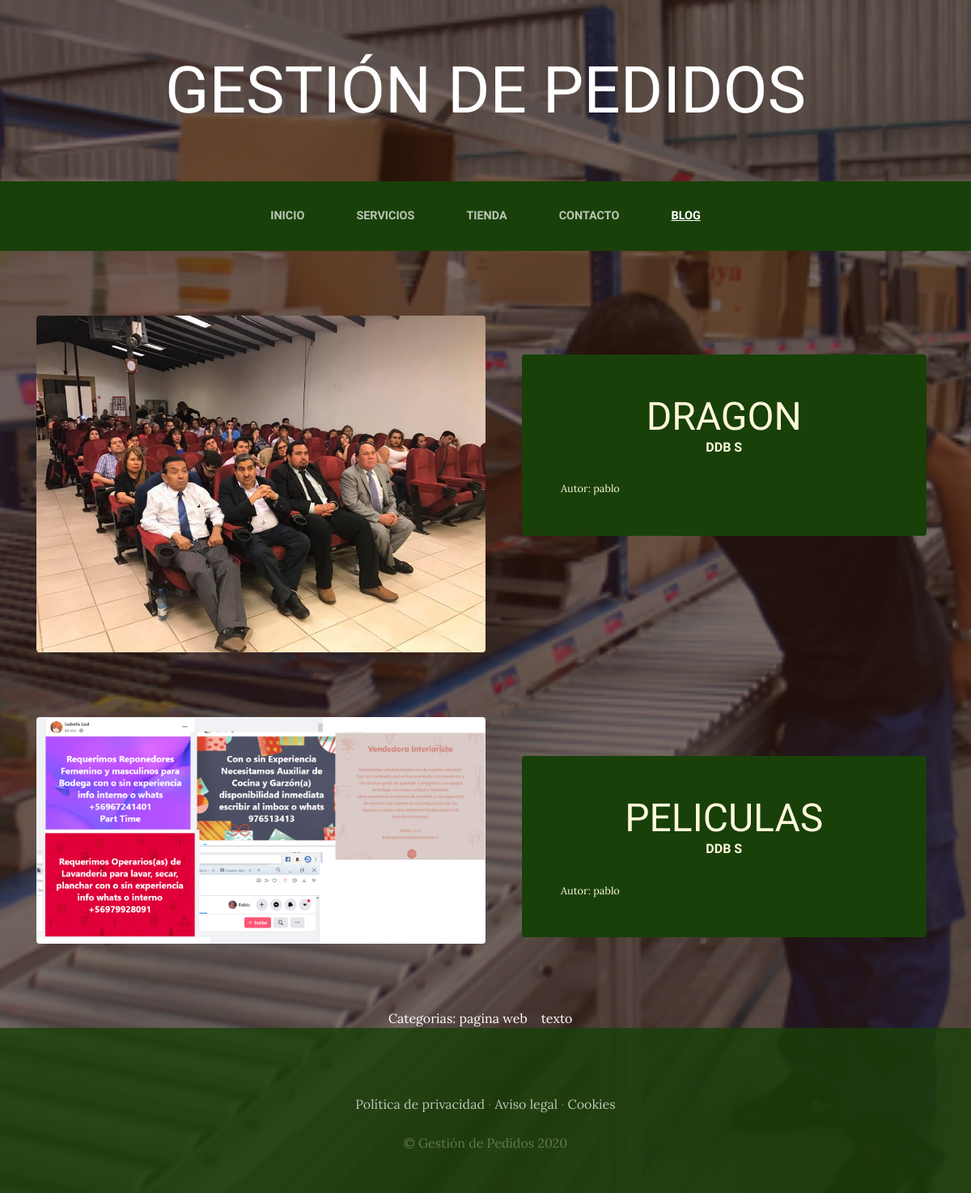
Screenshot of /blog/ with the database file from the repository.
### blog/models.py (models this page shows, shortened)
class Post(models.Model):
    titulo=models.CharField(max_length=50)
    contenido=models.CharField(max_length=50)
    imagen=models.ImageField(upload_to="blog", null=True, blank=True)
    autor=models.ForeignKey(User, on_delete=models.CASCADE)
    categorias=models.ManyToManyField(Categoria)
    created=models.DateTimeField(auto_now_add=True)
    update=models.DateTimeField(auto_now_add=True)
    class Meta:
        verbose_name='post'
        verbose_name_plural='posts'

class Categoria(models.Model):
    nombre=models.CharField(max_length=50)
    created=models.DateTimeField(auto_now_add=True)
    update=models.DateTimeField(auto_now_add=True)
    class Meta:
        verbose_name='categoria'
        verbose_name_plural='categorias'

### blog/views.py (the view)
# urls.py: 2. Add a URL to urlpatterns:  path('blog/', include('blog.urls'))
def blog(request):
    posts=Post.objects.all()
    return render(request, "blog/blog.html", {"posts": posts})

### blog/templates/blog/blog.html (shortened to what this page needs)
<head>
    <link href="/css/gestion.css" rel="stylesheet">
</head>
{% extends "ProyectoWebApp/base.html" %}
{% load static %}
{% block content %}
    {% for post in posts %}
    <section class="page-section clearfix">
        <div class="container">
          <div class="intro">
            <img class="intro-img img-fluid mb-3 mb-lg-0 rounded" src="{{post.imagen.url}}" alt="" style="width: 50%;">
            <div class="intro-text left-0 text-center bg-faded p-5 rounded">
              <h2 class="section-heading mb-4" >
                <span class="section-heading-lower">{{post.titulo}}</span>
                <span class="section-heading-upper">{{post.contenido}}</span>
              </h2>
              <div style="text-align: left; font-size: 0.8em;">
                Autor: {{post.autor}}
            </div>
          </div>
        </div>
      </section>
    <div><p>
    {% endfor %}
    <section>
        <div style="width: 75%; margin: auto; text-align: center; color: white;">
          Categorias:
          {% for post in posts %}
            {% for categoria in post.categorias.all %}
           <a href="{% url 'categoria' categoria.id %}" style="color: white;" >{{categoria.nombre}} </a>&nbsp;&nbsp;
            {% endfor %}
          {% endfor %}
        </div>
    </section>
{% endblock %}

### ProyectoWebApp/static/ProyectoWebApp/css/gestion.css (style rules this page uses)
body { font-family: 'Lora'; background: linear-gradient(rgba(47, 23, 15, 0.65), rgba(47, 23, 15, 0.65)), url("../img/bg_main.jpg"); background-attachment: fixed; background-position: center; background-size: cover; }
h1, h2, h3, h4, h5, h6 { font-family: 'Raleway'; }
p { line-height: 1.75; }
.page-section { margin-top: 5rem; margin-bottom: 5rem; }
.section-heading { text-transform: uppercase; }
.section-heading .section-heading-upper { display: block; font-size: 1rem; font-weight: 800; padding-bottom:.5rem; }
.section-heading .section-heading-lower { display: block; font-size: 3rem; font-weight: 100; }
.bg-faded { background-color: rgba(255, 255, 255, 0.85); }
.intro { position: relative; }
@media (min-width: 992px) { .intro .intro-img { width: 75%; float: left; } }
@media (min-width: 992px) { .intro .intro-text { left: 600; width: 60%; margin-top: 3rem; background-color: rgba(24, 64, 8); color: cornsilk; position: absolute; } }
@media (min-width: 1200px) { .intro .intro-text { width: 45%; } }

### rows the page displays
Post: imagen (picture), titulo "DRAGON", contenido "DDB S", autor "pablo"
Post: imagen (picture), titulo "PELICULAS", contenido "DDB S", autor "pablo"
Categoria: nombre "pagina web"
Categoria: nombre "texto"
